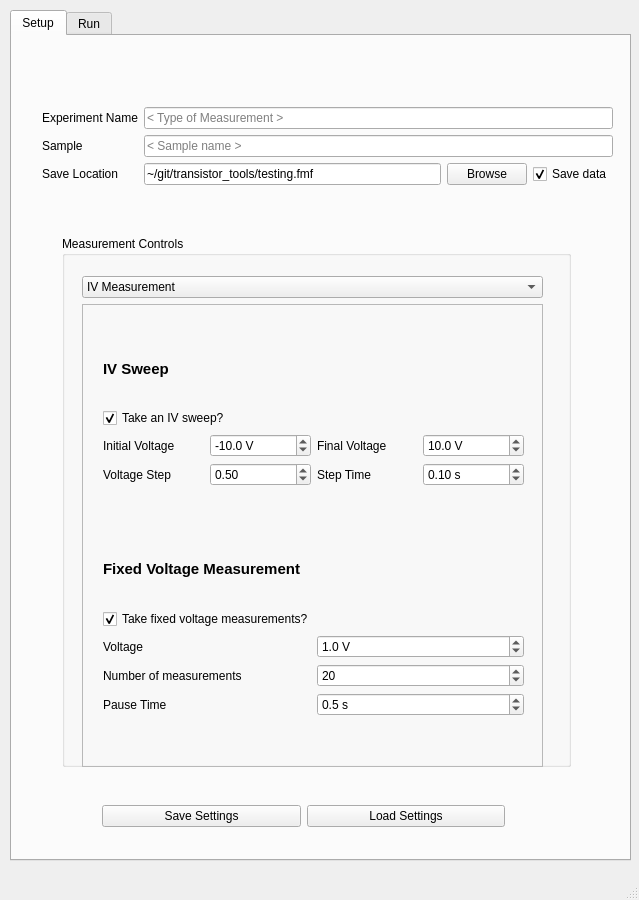
<?xml version="1.0" encoding="UTF-8"?>
<ui version="4.0">
 <class>MainWindow</class>
 <widget class="QMainWindow" name="MainWindow">
  <property name="geometry">
   <rect>
    <x>0</x>
    <y>0</y>
    <width>639</width>
    <height>900</height>
   </rect>
  </property>
  <property name="windowTitle">
   <string>Transistor Tools</string>
  </property>
  <widget class="QWidget" name="centralwidget">
   <widget class="QTabWidget" name="tabWidget">
    <property name="geometry">
     <rect>
      <x>10</x>
      <y>10</y>
      <width>621</width>
      <height>851</height>
     </rect>
    </property>
    <property name="currentIndex">
     <number>0</number>
    </property>
    <widget class="QWidget" name="tab">
     <attribute name="title">
      <string>Setup</string>
     </attribute>
     <widget class="QGroupBox" name="groupBox">
      <property name="geometry">
       <rect>
        <x>50</x>
        <y>200</y>
        <width>509</width>
        <height>531</height>
       </rect>
      </property>
      <property name="title">
       <string>Measurement Controls</string>
      </property>
      <widget class="QWidget" name="verticalLayoutWidget_2">
       <property name="geometry">
        <rect>
         <x>20</x>
         <y>40</y>
         <width>461</width>
         <height>491</height>
        </rect>
       </property>
       <layout class="QVBoxLayout" name="verticalLayout">
        <item>
         <widget class="QComboBox" name="comboBox_Measurement">
          <property name="currentIndex">
           <number>0</number>
          </property>
          <item>
           <property name="text">
            <string>IV Measurement</string>
           </property>
          </item>
          <item>
           <property name="text">
            <string>Keithley Setup</string>
           </property>
          </item>
          <item>
           <property name="text">
            <string>Deposition Control</string>
           </property>
          </item>
          <item>
           <property name="text">
            <string>Substrate Heating Control</string>
           </property>
          </item>
         </widget>
        </item>
        <item>
         <widget class="QStackedWidget" name="stackedWidget">
          <property name="frameShape">
           <enum>QFrame::StyledPanel</enum>
          </property>
          <property name="frameShadow">
           <enum>QFrame::Sunken</enum>
          </property>
          <property name="lineWidth">
           <number>2</number>
          </property>
          <property name="currentIndex">
           <number>0</number>
          </property>
          <widget class="QWidget" name="page_IVmeas">
           <widget class="QWidget" name="verticalLayoutWidget_3">
            <property name="geometry">
             <rect>
              <x>20</x>
              <y>230</y>
              <width>421</width>
              <height>181</height>
             </rect>
            </property>
            <layout class="QVBoxLayout" name="verticalLayout_2">
             <item>
              <widget class="QLabel" name="label_6">
               <property name="font">
                <font>
                 <pointsize>11</pointsize>
                 <weight>75</weight>
                 <bold>true</bold>
                </font>
               </property>
               <property name="layoutDirection">
                <enum>Qt::LeftToRight</enum>
               </property>
               <property name="text">
                <string>Fixed Voltage Measurement</string>
               </property>
              </widget>
             </item>
             <item>
              <widget class="QCheckBox" name="checkBox_fixedV">
               <property name="accessibleName">
                <string>takefixedV</string>
               </property>
               <property name="text">
                <string>Take fixed voltage measurements?</string>
               </property>
               <property name="checked">
                <bool>true</bool>
               </property>
              </widget>
             </item>
             <item>
              <layout class="QGridLayout" name="gridLayout_3">
               <item row="1" column="0">
                <widget class="QLabel" name="label">
                 <property name="text">
                  <string>Voltage</string>
                 </property>
                </widget>
               </item>
               <item row="2" column="0">
                <widget class="QLabel" name="label_2">
                 <property name="text">
                  <string>Number of measurements</string>
                 </property>
                </widget>
               </item>
               <item row="3" column="0">
                <widget class="QLabel" name="label_3">
                 <property name="text">
                  <string>Pause Time</string>
                 </property>
                </widget>
               </item>
               <item row="1" column="1">
                <widget class="QDoubleSpinBox" name="doubleSpinBox_Voltage">
                 <property name="accessibleName">
                  <string>fixedV</string>
                 </property>
                 <property name="suffix">
                  <string> V</string>
                 </property>
                 <property name="decimals">
                  <number>1</number>
                 </property>
                 <property name="maximum">
                  <double>100.000000000000000</double>
                 </property>
                 <property name="value">
                  <double>1.000000000000000</double>
                 </property>
                </widget>
               </item>
               <item row="3" column="1">
                <widget class="QDoubleSpinBox" name="doubleSpinBox_pauseTime">
                 <property name="accessibleName">
                  <string>pauseTime</string>
                 </property>
                 <property name="suffix">
                  <string> s</string>
                 </property>
                 <property name="decimals">
                  <number>1</number>
                 </property>
                 <property name="maximum">
                  <double>1000.000000000000000</double>
                 </property>
                 <property name="value">
                  <double>0.500000000000000</double>
                 </property>
                </widget>
               </item>
               <item row="2" column="1">
                <widget class="QSpinBox" name="spinBox_nRepeats">
                 <property name="accessibleName">
                  <string>nRepeats</string>
                 </property>
                 <property name="maximum">
                  <number>1000</number>
                 </property>
                 <property name="value">
                  <number>20</number>
                 </property>
                </widget>
               </item>
              </layout>
             </item>
            </layout>
           </widget>
           <widget class="QWidget" name="verticalLayoutWidget_4">
            <property name="geometry">
             <rect>
              <x>20</x>
              <y>30</y>
              <width>421</width>
              <height>151</height>
             </rect>
            </property>
            <layout class="QVBoxLayout" name="verticalLayout_3">
             <item>
              <widget class="QLabel" name="label_7">
               <property name="font">
                <font>
                 <pointsize>11</pointsize>
                 <weight>75</weight>
                 <bold>true</bold>
                </font>
               </property>
               <property name="text">
                <string>IV Sweep</string>
               </property>
              </widget>
             </item>
             <item>
              <widget class="QCheckBox" name="checkBox_IV">
               <property name="accessibleName">
                <string>takeIVsweep</string>
               </property>
               <property name="text">
                <string>Take an IV sweep?</string>
               </property>
               <property name="checked">
                <bool>true</bool>
               </property>
              </widget>
             </item>
             <item>
              <layout class="QGridLayout" name="gridLayout_4">
               <item row="1" column="3">
                <widget class="QDoubleSpinBox" name="doubleSpinBox_4">
                 <property name="accessibleName">
                  <string>holdTime</string>
                 </property>
                 <property name="suffix">
                  <string> s</string>
                 </property>
                 <property name="decimals">
                  <number>2</number>
                 </property>
                 <property name="maximum">
                  <double>60.000000000000000</double>
                 </property>
                 <property name="singleStep">
                  <double>0.100000000000000</double>
                 </property>
                 <property name="value">
                  <double>0.100000000000000</double>
                 </property>
                </widget>
               </item>
               <item row="1" column="2">
                <widget class="QLabel" name="label_11">
                 <property name="text">
                  <string>Step Time</string>
                 </property>
                </widget>
               </item>
               <item row="1" column="0">
                <widget class="QLabel" name="label_10">
                 <property name="accessibleName">
                  <string>Vstep</string>
                 </property>
                 <property name="text">
                  <string>Voltage Step</string>
                 </property>
                </widget>
               </item>
               <item row="1" column="1">
                <widget class="QDoubleSpinBox" name="doubleSpinBox_3">
                 <property name="accessibleName">
                  <string>stepSize</string>
                 </property>
                 <property name="minimum">
                  <double>0.000000000000000</double>
                 </property>
                 <property name="maximum">
                  <double>5.000000000000000</double>
                 </property>
                 <property name="singleStep">
                  <double>0.500000000000000</double>
                 </property>
                 <property name="value">
                  <double>0.500000000000000</double>
                 </property>
                </widget>
               </item>
               <item row="0" column="3">
                <widget class="QDoubleSpinBox" name="doubleSpinBox_2">
                 <property name="accessibleName">
                  <string>finalV</string>
                 </property>
                 <property name="suffix">
                  <string> V</string>
                 </property>
                 <property name="decimals">
                  <number>1</number>
                 </property>
                 <property name="maximum">
                  <double>50.000000000000000</double>
                 </property>
                 <property name="value">
                  <double>10.000000000000000</double>
                 </property>
                </widget>
               </item>
               <item row="0" column="0">
                <widget class="QLabel" name="label_8">
                 <property name="text">
                  <string>Initial Voltage</string>
                 </property>
                </widget>
               </item>
               <item row="0" column="2">
                <widget class="QLabel" name="label_9">
                 <property name="text">
                  <string>Final Voltage</string>
                 </property>
                </widget>
               </item>
               <item row="0" column="1">
                <widget class="QDoubleSpinBox" name="doubleSpinBox">
                 <property name="accessibleName">
                  <string>initialV</string>
                 </property>
                 <property name="suffix">
                  <string> V</string>
                 </property>
                 <property name="decimals">
                  <number>1</number>
                 </property>
                 <property name="minimum">
                  <double>-50.000000000000000</double>
                 </property>
                 <property name="maximum">
                  <double>0.000000000000000</double>
                 </property>
                 <property name="value">
                  <double>-10.000000000000000</double>
                 </property>
                </widget>
               </item>
              </layout>
             </item>
            </layout>
           </widget>
          </widget>
          <widget class="QWidget" name="page_keithley">
           <widget class="QWidget" name="verticalLayoutWidget_6">
            <property name="geometry">
             <rect>
              <x>20</x>
              <y>20</y>
              <width>421</width>
              <height>405</height>
             </rect>
            </property>
            <layout class="QVBoxLayout" name="verticalLayout_5">
             <item>
              <widget class="QLabel" name="label_22">
               <property name="font">
                <font>
                 <weight>75</weight>
                 <bold>true</bold>
                </font>
               </property>
               <property name="text">
                <string>Connection</string>
               </property>
              </widget>
             </item>
             <item>
              <layout class="QGridLayout" name="gridLayout_5">
               <item row="0" column="0">
                <widget class="QLabel" name="label_12">
                 <property name="text">
                  <string>Connection type</string>
                 </property>
                </widget>
               </item>
               <item row="3" column="0">
                <widget class="QLabel" name="label_13">
                 <property name="text">
                  <string>Baud Rate</string>
                 </property>
                </widget>
               </item>
               <item row="1" column="1">
                <widget class="QComboBox" name="comboBox_2">
                 <property name="accessibleName">
                  <string>serAdapt</string>
                 </property>
                 <item>
                  <property name="text">
                   <string>USB</string>
                  </property>
                 </item>
                </widget>
               </item>
               <item row="2" column="0">
                <widget class="QLabel" name="label_16">
                 <property name="accessibleName">
                  <string/>
                 </property>
                 <property name="text">
                  <string>Serial Ad</string>
                 </property>
                </widget>
               </item>
               <item row="4" column="0">
                <widget class="QLabel" name="label_14">
                 <property name="text">
                  <string>Term Character</string>
                 </property>
                </widget>
               </item>
               <item row="3" column="1">
                <widget class="QComboBox" name="comboBox_3">
                 <property name="accessibleName">
                  <string>baudR</string>
                 </property>
                 <item>
                  <property name="text">
                   <string>57600</string>
                  </property>
                 </item>
                </widget>
               </item>
               <item row="0" column="1">
                <widget class="QComboBox" name="comboBox">
                 <property name="accessibleName">
                  <string>connectionType</string>
                 </property>
                 <item>
                  <property name="text">
                   <string>Serial</string>
                  </property>
                 </item>
                 <item>
                  <property name="text">
                   <string>Other</string>
                  </property>
                 </item>
                </widget>
               </item>
               <item row="4" column="1">
                <widget class="QComboBox" name="comboBox_4">
                 <property name="accessibleName">
                  <string>termChar</string>
                 </property>
                 <item>
                  <property name="text">
                   <string>\r</string>
                  </property>
                 </item>
                </widget>
               </item>
               <item row="1" column="0">
                <widget class="QLabel" name="label_15">
                 <property name="text">
                  <string>Serial Adapter</string>
                 </property>
                </widget>
               </item>
               <item row="2" column="1">
                <widget class="QComboBox" name="comboBox_5">
                 <property name="accessibleName">
                  <string>serAd</string>
                 </property>
                 <item>
                  <property name="text">
                   <string>0</string>
                  </property>
                 </item>
                </widget>
               </item>
              </layout>
             </item>
             <item>
              <widget class="QLabel" name="label_20">
               <property name="font">
                <font>
                 <weight>75</weight>
                 <bold>true</bold>
                </font>
               </property>
               <property name="text">
                <string>Keithley Parameters</string>
               </property>
              </widget>
             </item>
             <item>
              <layout class="QGridLayout" name="gridLayout_7">
               <item row="3" column="0">
                <widget class="QLabel" name="label_25">
                 <property name="text">
                  <string>Compliance</string>
                 </property>
                </widget>
               </item>
               <item row="1" column="0">
                <widget class="QLabel" name="label_18">
                 <property name="text">
                  <string>Four-wire</string>
                 </property>
                </widget>
               </item>
               <item row="1" column="1">
                <widget class="QComboBox" name="comboBox_7">
                 <property name="accessibleName">
                  <string>4wire</string>
                 </property>
                 <item>
                  <property name="text">
                   <string>Off</string>
                  </property>
                 </item>
                 <item>
                  <property name="text">
                   <string>On</string>
                  </property>
                 </item>
                </widget>
               </item>
               <item row="0" column="0">
                <widget class="QLabel" name="label_17">
                 <property name="text">
                  <string>Terminals</string>
                 </property>
                </widget>
               </item>
               <item row="2" column="0">
                <widget class="QLabel" name="label_19">
                 <property name="text">
                  <string>Integration Time</string>
                 </property>
                </widget>
               </item>
               <item row="0" column="1">
                <widget class="QComboBox" name="comboBox_6">
                 <property name="accessibleName">
                  <string>route</string>
                 </property>
                 <item>
                  <property name="text">
                   <string>Front</string>
                  </property>
                 </item>
                 <item>
                  <property name="text">
                   <string>Rear</string>
                  </property>
                 </item>
                </widget>
               </item>
               <item row="2" column="1">
                <widget class="QComboBox" name="comboBox_8">
                 <property name="accessibleName">
                  <string>integrationTime</string>
                 </property>
                 <property name="currentIndex">
                  <number>2</number>
                 </property>
                 <item>
                  <property name="text">
                   <string>FAST</string>
                  </property>
                 </item>
                 <item>
                  <property name="text">
                   <string>MEDIUM</string>
                  </property>
                 </item>
                 <item>
                  <property name="text">
                   <string>NORMAL</string>
                  </property>
                 </item>
                 <item>
                  <property name="text">
                   <string>HI-ACCURACY</string>
                  </property>
                 </item>
                </widget>
               </item>
               <item row="3" column="1">
                <widget class="QSpinBox" name="spinBox">
                 <property name="accessibleName">
                  <string>compliance</string>
                 </property>
                 <property name="suffix">
                  <string> A</string>
                 </property>
                 <property name="prefix">
                  <string>1 x 10^</string>
                 </property>
                 <property name="minimum">
                  <number>-9</number>
                 </property>
                 <property name="maximum">
                  <number>1</number>
                 </property>
                 <property name="value">
                  <number>-3</number>
                 </property>
                </widget>
               </item>
              </layout>
             </item>
            </layout>
           </widget>
          </widget>
          <widget class="QWidget" name="page_deposition">
           <widget class="QLabel" name="label_4">
            <property name="geometry">
             <rect>
              <x>130</x>
              <y>240</y>
              <width>191</width>
              <height>41</height>
             </rect>
            </property>
            <property name="text">
             <string>Feature coming soon...</string>
            </property>
           </widget>
          </widget>
          <widget class="QWidget" name="Substrate_page">
           <widget class="QLabel" name="label_5">
            <property name="geometry">
             <rect>
              <x>130</x>
              <y>250</y>
              <width>181</width>
              <height>31</height>
             </rect>
            </property>
            <property name="text">
             <string>Feature coming soon...</string>
            </property>
           </widget>
          </widget>
         </widget>
        </item>
       </layout>
      </widget>
     </widget>
     <widget class="QWidget" name="verticalLayoutWidget_5">
      <property name="geometry">
       <rect>
        <x>30</x>
        <y>40</y>
        <width>571</width>
        <height>141</height>
       </rect>
      </property>
      <layout class="QVBoxLayout" name="verticalLayout_4">
       <item>
        <layout class="QGridLayout" name="gridLayout_6">
         <item row="0" column="0">
          <widget class="QLabel" name="label_21">
           <property name="text">
            <string>Experiment Name</string>
           </property>
          </widget>
         </item>
         <item row="2" column="0">
          <widget class="QLabel" name="label_23">
           <property name="text">
            <string>Sample</string>
           </property>
          </widget>
         </item>
         <item row="0" column="1">
          <widget class="QLineEdit" name="lineEdit_2">
           <property name="accessibleName">
            <string>exp_name</string>
           </property>
           <property name="text">
            <string/>
           </property>
           <property name="placeholderText">
            <string>&lt; Type of Measurement &gt;</string>
           </property>
          </widget>
         </item>
         <item row="2" column="1">
          <widget class="QLineEdit" name="lineEdit_3">
           <property name="accessibleName">
            <string>sample</string>
           </property>
           <property name="placeholderText">
            <string>&lt; Sample name &gt;</string>
           </property>
          </widget>
         </item>
         <item row="3" column="1">
          <layout class="QGridLayout" name="gridLayout_2">
           <item row="0" column="0">
            <widget class="QLineEdit" name="lineEditSave">
             <property name="accessibleName">
              <string>sav_loc</string>
             </property>
             <property name="text">
              <string>~/git/transistor_tools/testing.fmf</string>
             </property>
             <property name="readOnly">
              <bool>false</bool>
             </property>
             <property name="placeholderText">
              <string>&lt;save directory&gt;</string>
             </property>
            </widget>
           </item>
           <item row="0" column="2">
            <widget class="QCheckBox" name="checkBoxSave">
             <property name="accessibleName">
              <string>saveData</string>
             </property>
             <property name="text">
              <string>Save data</string>
             </property>
             <property name="checked">
              <bool>true</bool>
             </property>
            </widget>
           </item>
           <item row="0" column="1">
            <widget class="QPushButton" name="pushButtonSave">
             <property name="text">
              <string>Browse</string>
             </property>
            </widget>
           </item>
          </layout>
         </item>
         <item row="3" column="0">
          <widget class="QLabel" name="label_24">
           <property name="text">
            <string>Save Location</string>
           </property>
          </widget>
         </item>
        </layout>
       </item>
      </layout>
     </widget>
     <widget class="QWidget" name="horizontalLayoutWidget">
      <property name="geometry">
       <rect>
        <x>90</x>
        <y>760</y>
        <width>403</width>
        <height>41</height>
       </rect>
      </property>
      <layout class="QHBoxLayout" name="horizontalLayout">
       <item>
        <widget class="QPushButton" name="pushButton_save">
         <property name="accessibleName">
          <string>saveSettings</string>
         </property>
         <property name="text">
          <string>Save Settings</string>
         </property>
        </widget>
       </item>
       <item>
        <widget class="QPushButton" name="pushButton_load">
         <property name="accessibleName">
          <string>loadSettings</string>
         </property>
         <property name="text">
          <string>Load Settings</string>
         </property>
        </widget>
       </item>
      </layout>
     </widget>
    </widget>
    <widget class="QWidget" name="tab_2">
     <attribute name="title">
      <string>Run</string>
     </attribute>
     <widget class="QWidget" name="verticalLayoutWidget">
      <property name="geometry">
       <rect>
        <x>30</x>
        <y>30</y>
        <width>561</width>
        <height>371</height>
       </rect>
      </property>
      <layout class="QVBoxLayout" name="plotLayout">
       <item>
        <widget class="MatplotlibWidget" name="pltWidget" native="true">
         <property name="sizePolicy">
          <sizepolicy hsizetype="Preferred" vsizetype="Preferred">
           <horstretch>0</horstretch>
           <verstretch>0</verstretch>
          </sizepolicy>
         </property>
        </widget>
       </item>
      </layout>
     </widget>
     <widget class="QGroupBox" name="groupBox_2">
      <property name="geometry">
       <rect>
        <x>50</x>
        <y>420</y>
        <width>521</width>
        <height>231</height>
       </rect>
      </property>
      <property name="font">
       <font>
        <pointsize>11</pointsize>
        <weight>75</weight>
        <bold>true</bold>
       </font>
      </property>
      <property name="title">
       <string>Console</string>
      </property>
      <widget class="QPlainTextEdit" name="plainTextEdit">
       <property name="geometry">
        <rect>
         <x>0</x>
         <y>30</y>
         <width>491</width>
         <height>201</height>
        </rect>
       </property>
       <property name="font">
        <font>
         <pointsize>9</pointsize>
         <weight>50</weight>
         <bold>false</bold>
        </font>
       </property>
       <property name="focusPolicy">
        <enum>Qt::WheelFocus</enum>
       </property>
       <property name="frameShape">
        <enum>QFrame::NoFrame</enum>
       </property>
      </widget>
     </widget>
     <widget class="QWidget" name="gridLayoutWidget">
      <property name="geometry">
       <rect>
        <x>150</x>
        <y>670</y>
        <width>292</width>
        <height>121</height>
       </rect>
      </property>
      <layout class="QGridLayout" name="gridLayout">
       <item row="0" column="1">
        <widget class="QPushButton" name="button_cancel1">
         <property name="text">
          <string>ABORT</string>
         </property>
        </widget>
       </item>
       <item row="0" column="0">
        <widget class="QPushButton" name="button_1">
         <property name="text">
          <string>START</string>
         </property>
        </widget>
       </item>
      </layout>
     </widget>
    </widget>
   </widget>
  </widget>
  <widget class="QStatusBar" name="statusBar"/>
 </widget>
 <customwidgets>
  <customwidget>
   <class>MatplotlibWidget</class>
   <extends>QWidget</extends>
   <header>matplotlibwidget</header>
  </customwidget>
 </customwidgets>
 <resources/>
 <connections>
  <connection>
   <sender>comboBox_Measurement</sender>
   <signal>currentIndexChanged(int)</signal>
   <receiver>stackedWidget</receiver>
   <slot>setCurrentIndex(int)</slot>
   <hints>
    <hint type="sourcelabel">
     <x>317</x>
     <y>262</y>
    </hint>
    <hint type="destinationlabel">
     <x>316</x>
     <y>314</y>
    </hint>
   </hints>
  </connection>
 </connections>
</ui>
